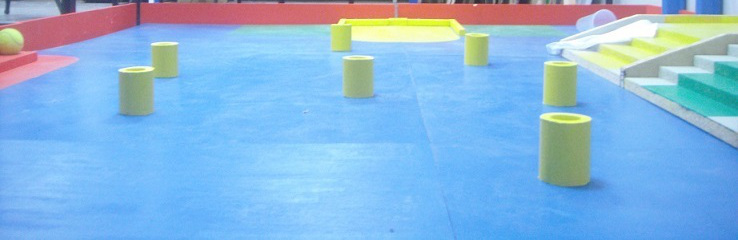
#> input picture Informatique/MachineLearning/Python/Cylinder/DSC00384.JPG, 738 x 240 px, given in place of the camera
$ python colorDetectCamera.py
#> lines starting #> are read from the running program, lines starting #| are printed output that depends on the picture; after the words box and inside, x2 and y2 are one past the last pixel; in counts of white or black regions, pixels touching at a corner belong together
# Même chose que colorDetectImage, mais avec votre webcam au lieu d'une image fixe

import numpy as np
import cv2

def nothing(x):
    pass

cap = cv2.VideoCapture(0) #Ouverture de la caméra
end = False

cv2.namedWindow('Camera')

#Création des trackbars
Hmin_tb = cv2.createTrackbar('Hmin', 'Camera', 0, 179, nothing)
#> slider 'Hmin' is set to 35
Hmax_tb = cv2.createTrackbar('Hmax', 'Camera', 0, 179, nothing)
#> slider 'Hmax' is set to 179
Smin_tb = cv2.createTrackbar('Smin', 'Camera', 0, 255, nothing)
#> slider 'Smin' is set to 51
Smax_tb = cv2.createTrackbar('Smax', 'Camera', 0, 255, nothing)
#> slider 'Smax' is set to 255
Vmin_tb = cv2.createTrackbar('Vmin', 'Camera', 0, 255, nothing)
#> slider 'Vmin' is set to 51
Vmax_tb = cv2.createTrackbar('Vmax', 'Camera', 0, 255, nothing)
#> slider 'Vmax' is set to 255

while(cap.isOpened() and not end):
    ret,frame = cap.read() #Lecture d'une frame de la caméra (ret est un booléen confirmant que la frame a bien été lue)
#> frame is the input picture: shape (240, 738, 3); mean B, G, R 221.6, 182.3, 136

    #Récupération des valeurs des trackbars
    Hmin = cv2.getTrackbarPos('Hmin', 'Camera')
    Smin = cv2.getTrackbarPos('Smin', 'Camera')
    Vmin = cv2.getTrackbarPos('Vmin', 'Camera')
    Hmax = cv2.getTrackbarPos('Hmax', 'Camera')
    Smax = cv2.getTrackbarPos('Smax', 'Camera')
    Vmax = cv2.getTrackbarPos('Vmax', 'Camera')

    color_l = np.array([Hmin,Smin,Vmin])
    color_h = np.array([Hmax,Smax,Vmax])

    if(ret):
        #L'image de base est codée en RGB (ou BGR plutôt), on la convertit en HSV
        hsvFrame = cv2.cvtColor(frame, cv2.COLOR_BGR2HSV)
#> hsvFrame: shape (240, 738, 3); mean H, S, V 100.2, 118.1, 234.1
        #On crée un masque à partir des zones de l'image qui sont dans la bonne étendue de couleurs
        mask = cv2.inRange(hsvFrame, color_l, color_h)
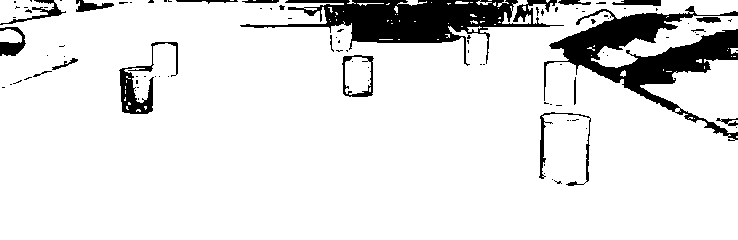
#> mask: shape (240, 738); 89.1% white; 97 black regions (77 under 20 px), largest, box (x1, y1, x2, y2) and area: (544, 6, 738, 141) 7776, (240, 0, 564, 66) 7370, (119, 42, 178, 114) 1069
        #On retire de l'image tout ce qui n'est pas de la bonne couleur
        cropped = cv2.bitwise_and(frame, frame, mask = mask)
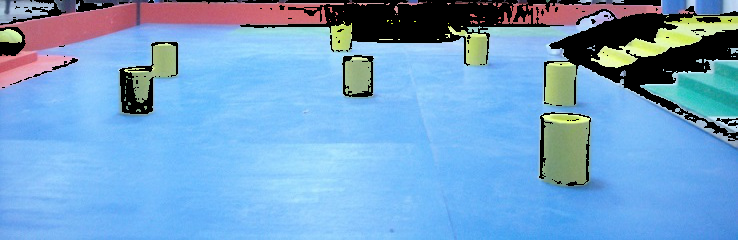
#> cropped: shape (240, 738, 3); mean B, G, R 203.1, 161.8, 114.7

        #Afffichage du résultat
        cv2.imshow('Camera', cropped)

    if(cv2.waitKey(1) & 0xFF == ord('q')):
#> (key q is pressed here)
        end = True
cap.release()
cv2.destroyAllWindows()
